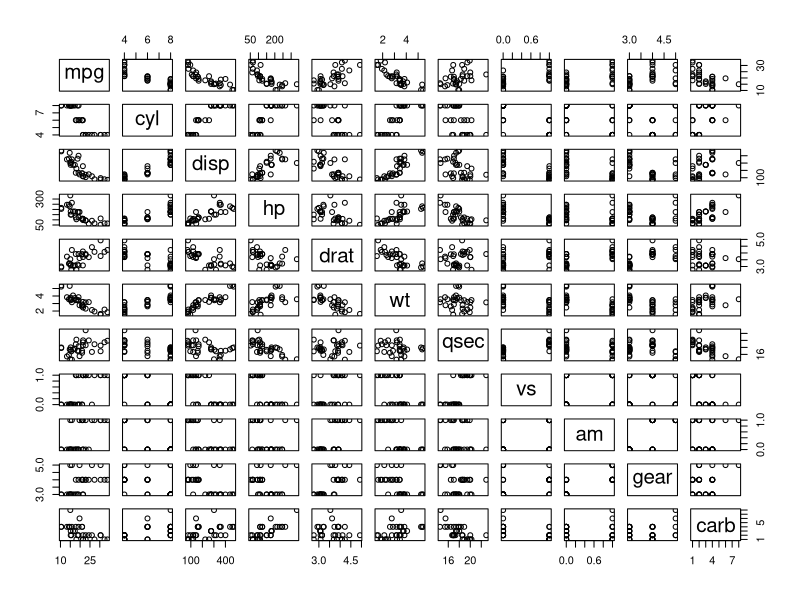
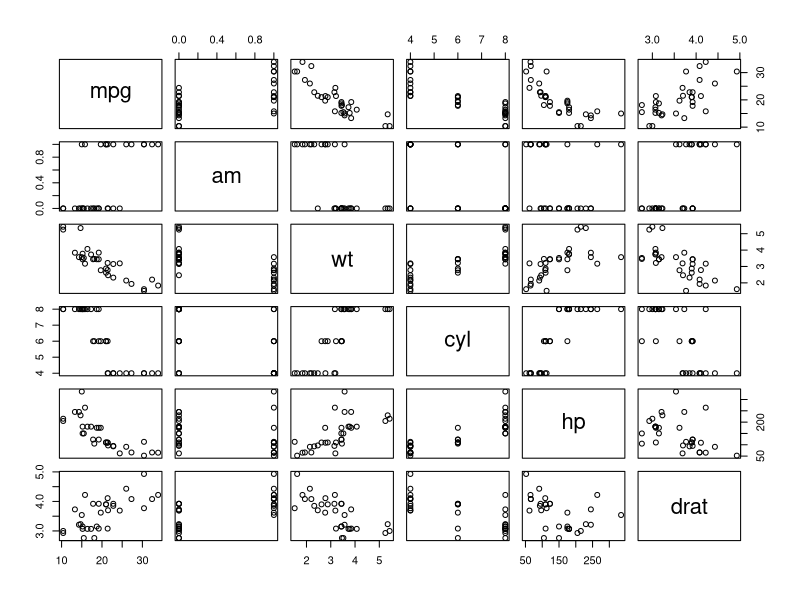
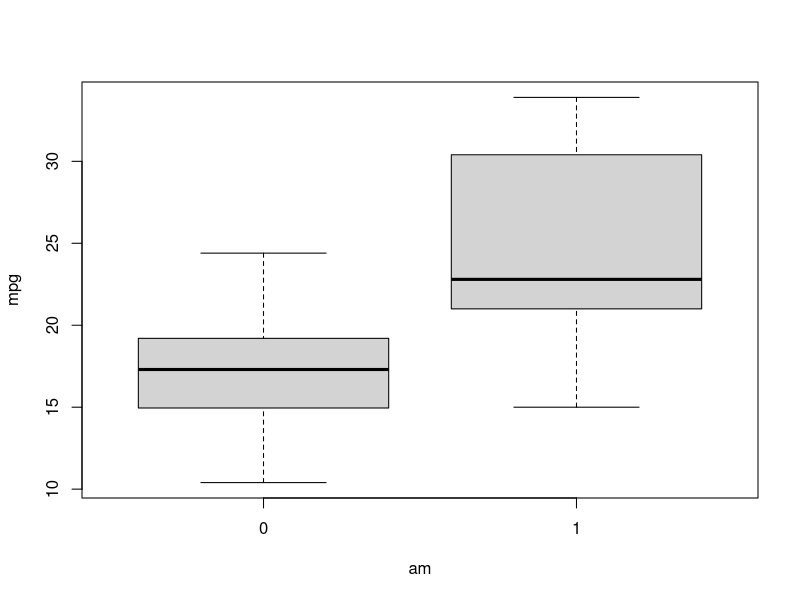
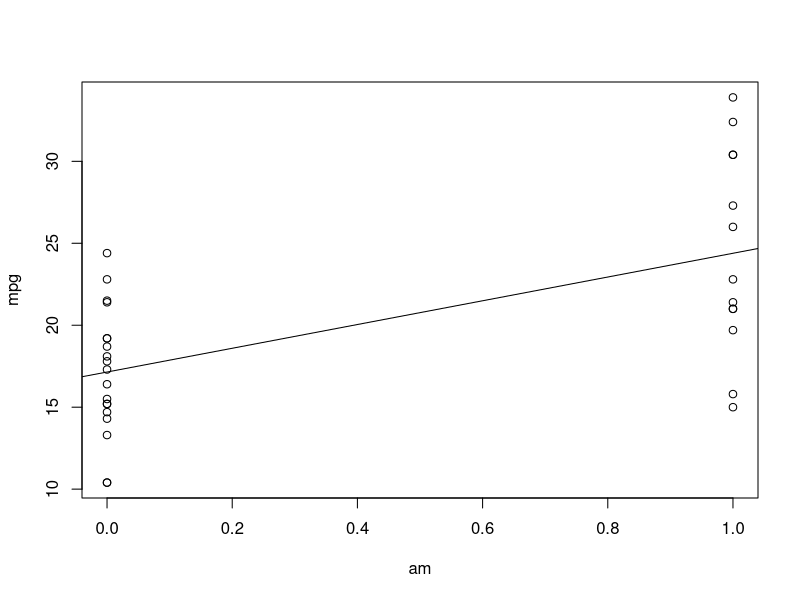
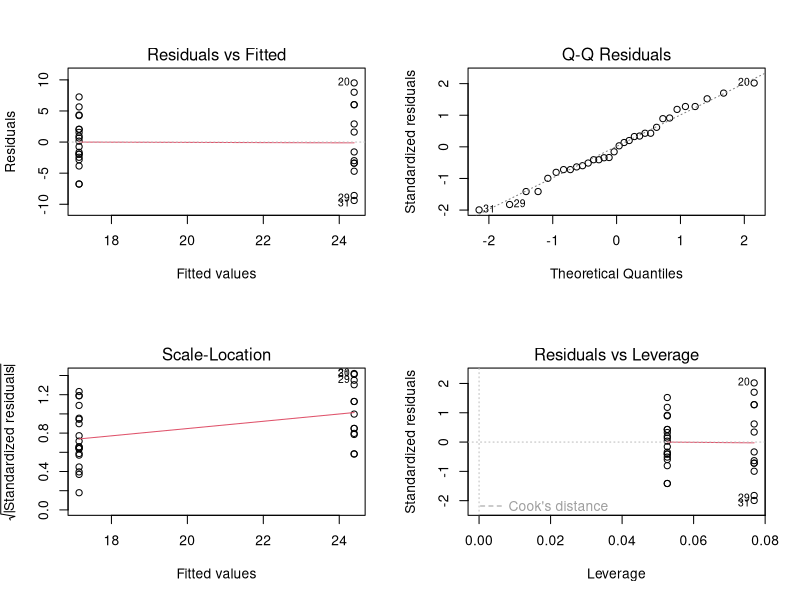
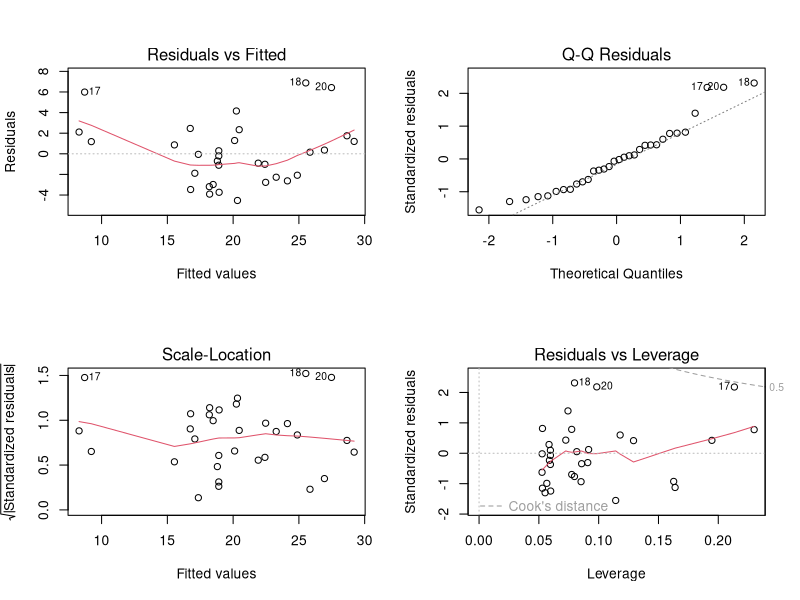
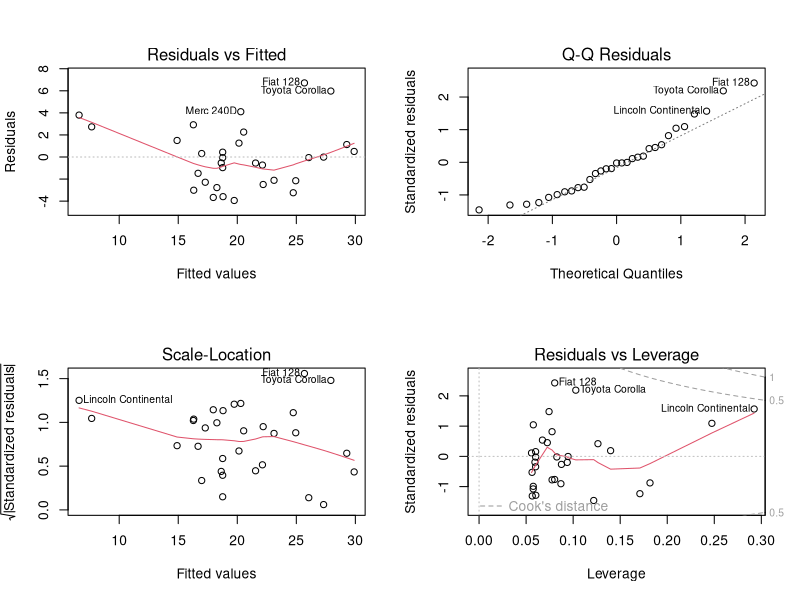
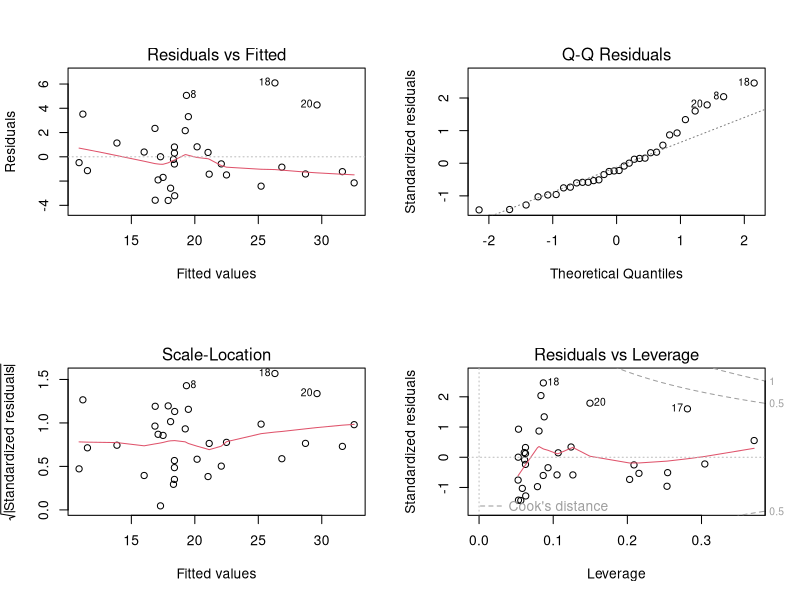

These charts were generated, in order, by the following R code: (Note: this script raises an error after producing the figures.)
# questions:
# “Is an automatic or manual transmission better for MPG”
# "Quantify the MPG difference between automatic and manual transmissions"

# 2 pages, pdf, figures in appendix (total 5 pages), executive summary (1 paragraph)
# exploratory
# model selction strategy
# regression
# interp. coef.
# diagnostic
# answer questions, quantify the uncertainty

library(tidyr)

?mtcars # am effect on mpg
str(mtcars)
summary(mtcars)
pairs(mtcars)

# checking correclation between variables
x <- as.data.frame(cor(mtcars))  # it's OK, as either binomial data (0-1) or ordered nominal with meaningful numerical values
x$var1 <- rownames(x)
x <- gather(x, var2, cor, -var1)
x$var2 <- as.character(x$var2)
x <- x[x$var1 < x$var2,]
x$cor <- abs(x$cor)
x <- x[order(x$cor, decreasing = T),]
head(x, 10)
# it looks like one should be careful with including in as regressors following pairs:
# cyl & disp -> measure the same (number of cylinders and their total volume)
# disp & wt -> different things
# cyl & hp -> cyl & gross horsepower
# cyl & vs -> cyl & v engine or straight engine
# am & gear -> transsmission type & number of forward gears
summary(mtcars[mtcars$am == 0,"gear"])  # 3-4
summary(mtcars[mtcars$am == 1,"gear"])  # 4-5

# order of regressors:
x[x$var1 == "mpg" | x$var2 == "mpg",]
# wt, cyl, disp, hp, drat, ve, am, carb, gear, qsec
# we see am far on the list, let's start with most promising variables and try to see if am is of any help
# strategy 1:
# am, am+wt, am+wt+cyl, am+wt+cyl+hp, am+wt+cyl+hp+drat, am+wt+cyl+hp+drat+ve
# strategy 2:
# all vars, then eleminate highest p-values
plot(subset(mtcars, select = c(mpg, am, wt, cyl, hp, drat)))  # cor between the most correlated variables

attach(mtcars)

# exploratory
# first let's take a look at am relation with mpg alone
par(mfrow = c(1, 1))
boxplot(mpg ~ am)
# promising, but we should check for confounders, as this is most probably not a randomized study
fit1 <- lm(mpg ~ am)
plot(am, mpg)
abline(fit1)
summary(fit1)
par(mfrow = c(2, 2))
plot(fit1)  # not very helpful, we see it just shows there's a difference in means between two groups

# let's add wt
fit2 <- lm(mpg ~ am + wt)
summary(fit2)  # am is irrelevant here, so maybe wt is the confounder? -> come back in a moment
plot(fit2)  # heteroscedasticity -> looks like nonlinear, maybe we could add (^2) or interactions?
# outlayer: 17
fit2 <- lm(mpg ~ am + wt, data = mtcars[-17,])
summary(fit2)
plot(fit2)

# adding interactions - much better
fit2a <- lm(mpg ~ am * wt)
summary(fit2a)
plot(fit2a)
# residuals looks much better, no much patter
# outlayers: 17, 18, 20, 8 (espcially for normality)
fit2a <- lm(mpg ~ am * wt, data = mtcars[-c(17,18,20,8),])
summary(fit2a)
plot(fit2a)

# plot the outlayers
outlayers <- c(17,18,20,8)
col <- sapply(1:length(mpg), function(x) as.numeric(x %in% outlayers) + 1)
par(mfrow=c(1,1))
plot(mpg ~ wt, col=col)
par(mfrow=c(2,2))

# adding wt^2 much better too
fit2b <- lm(mpg ~ am + wt + I(wt^2))
summary(fit2b)
plot(fit2b)

# let's see what we have here
# add titles and legend here
par(mfrow = c(1, 2))
# 0/1 - automatic, 1/2 - manual (am value / color)

# model fit2b
# red = automatic
# green = manual
plot(wt, mpg, xlim = range(wt), ylim = c(0, 35), col = am + 2, lwd = 2)
curve(fit2b$coefficient[1] + fit2b$coefficient[3] * x + fit2b$coefficient[4] * x^2,
      xlim = range(wt), ylim=c(0,35), add = T, col = 2)
curve(fit2b$coefficient[1] + fit2b$coefficient[2] + fit2b$coefficient[3] * x + fit2b$coefficient[4] * x^2,
      xlim = range(wt), ylim=c(0,35), add = T, col = 3)

# model fit2a
plot(wt, mpg, xlim = range(wt), ylim = c(0, 35), col = am + 2, lwd=2)
curve(fit2a$coefficient[1] + fit2a$coefficient[3] * x,
      xlim = range(wt), ylim=c(0,35), add = T, col = 2)
curve(fit2a$coefficient[1] + fit2a$coefficient[2] + (fit2a$coefficient[3] + fit2a$coefficient[4]) * x,
      xlim = range(wt), ylim=c(0,35), add = T, col = 3)
par(mfrow = c(2, 2))
# we can see the problem: it looks like:
# am is 0 (automatic) for heavier cars, and 1 for lighter cars
# so wt is a confounder here
# it looks like what we see is negative quadratic relation between wt and mpg
boxplot(mpg ~ am)
boxplot(lm(mpg ~ wt)$residuals ~ am)  # look how removing wt effects make am irrelevant
    # it can't help explaing mpg by shifting the regression line, as the data shows non-linearity
boxplot(lm(mpg ~ wt + I(wt^2))$residuals ~ am)  # ... but after accounting for nonlinearty am can be of help again
boxplot(lm(mpg ~ wt + am:wt)$residuals ~ am)

# just checking
summary(fit2)$coefficients
summary(fit2a)$coefficients
summary(fit2b)$coefficients

# follow this: say that fit2b is better, more reasonable
# but maybe explore fit2a for fun

fit3 <- lm(mpg ~ am + wt + cyl)
summary(fit3)
plot(fit3)

fit3a <- lm(mpg ~ am * wt + cyl)
summary(fit3a)
plot(fit3a)

anova(fit1, fit2, fit2a, fit3a)  # 2/1, 2a/2, 3a/2a

fit3b <- lm(mpg ~ am + wt + I(wt^2) + cyl)
summary(fit3b)
plot(fit3b)

par(mfrow = c(1, 1))
plot(wt, mpg, xlim = range(wt), ylim = c(0, 35), col = cyl / 2, lwd = 2) # similar story

fit4a <- lm(mpg ~ am * wt + cyl + hp)
summary(fit4a)
plot(fit4a)

fit4b <- lm(mpg ~ am + wt + I(wt^2) + cyl + hp)
summary(fit4b)
plot(fit4b)


par(mfrow = c(1, 1))
plot(hp, mpg) # , xlim = range(wt), ylim = c(0, 35), col = cyl / 2, lwd = 2) # similar story
summary(lm(mpg ~ hp + I(hp^2)))

anova(fit1, fit2, fit2a, fit3a, fit4a)  # 2/1, 2a/2, 3a/2a
anova(fit1, fit2, fit2b, fit3b, fit4b)  # 2/1, 2a/2, 3a/2a
# it looks like we could go with the fit3a model
# let's check correlation
data <- data.frame(resid = fit3a$residuals, subset(mtcars, select = c(hp, drat, qsec, vs, gear, carb)))
head(data)
cor(data)

fit5 <- lm(mpg ~ am * wt + cyl + hp + drat)
summary(fit5)

# strategy 2
summary(lm(mpg ~ wt*am + ., data = mtcars))
summary(lm(mpg ~ I(wt^2) + ., data = mtcars))
